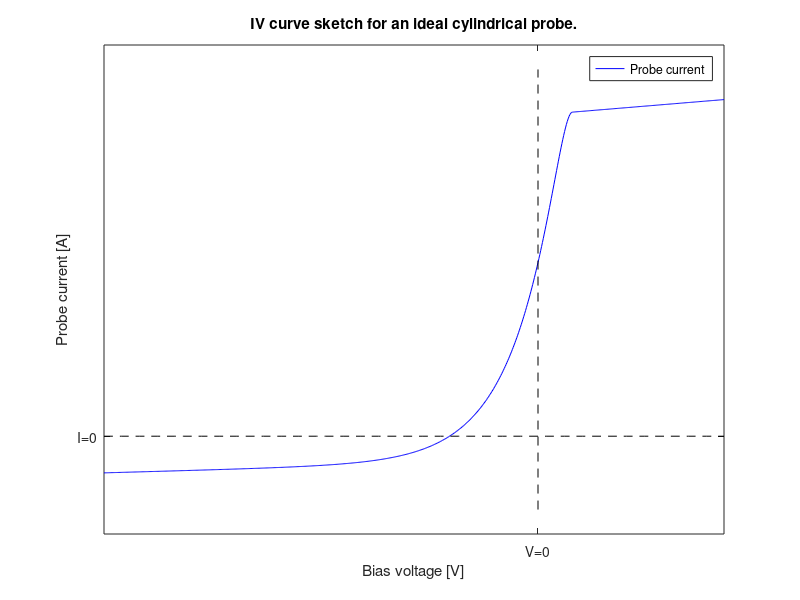

This figure's MATLAB source:


x = -50:0.1:2.9;
y = exp(x/5)-0.2+x*0.001-0.02*exp(x);
xx = 2.9:0.1:20;
yy = exp(2.9/5)-0.2+2.9*0.001-0.02*exp(2.9)+(xx-2.9)*0.003;

figure;
plot(x,y,'blue')

hold on
plot(xx,yy,'blue')
set(gca,'YTick', [-0.1],'XTick', [-1],'YTickLabel',{'I=0'},'XTickLabel','V=0')

xlabel('Bias voltage [V]')
ylabel('Probe current [A]')
plot(-50:20,-0.1*linspace(1,1,71),'--k')
%ylim([-0.25,1.8])
plot(-1*linspace(1,1,2),ylim,'--k')
title('IV curve sketch for an ideal cylindrical probe.')
legend('Probe current')